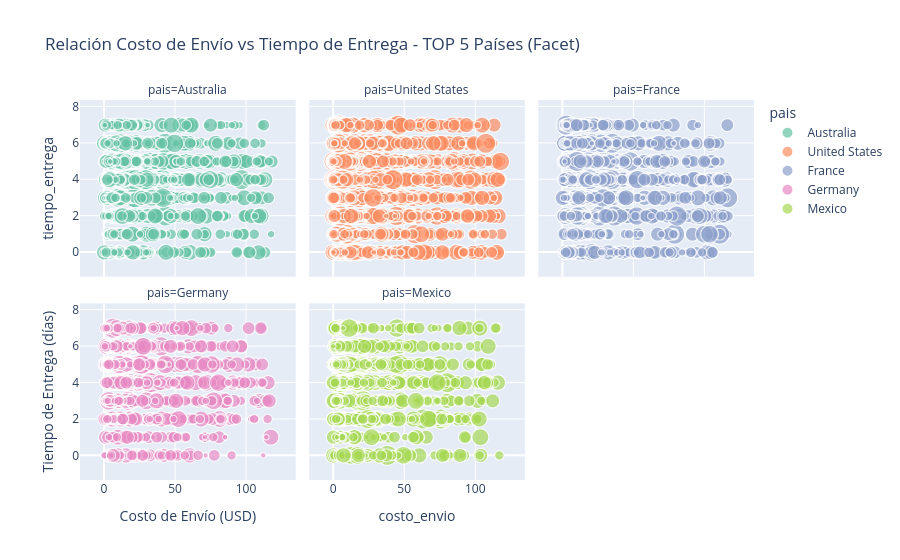

The cell this chart's notebook holds for it:
### Code cell
import plotly.express as px

# Filtrar top 5 países
top_paises = (
    df['pais']
    .value_counts()
    .nlargest(5)
    .index
)

df_top = df[df['pais'].isin(top_paises)].copy()

# Opcional: filtrar outliers extremos de costo_envio
df_top = df_top[df_top['costo_envio'] < df_top['costo_envio'].quantile(0.95)]

# Scatter facetado
fig = px.scatter(
    df_top,
    x='costo_envio',
    y='tiempo_entrega',
    color='pais',
    size='cantidad',  # Opcional
    hover_data=['metodo_envio', 'prioridad_envio'],
    facet_col='pais',
    facet_col_wrap=3,  # Máx 3 columnas, se ajusta a tu pantalla
    title='Relación Costo de Envío vs Tiempo de Entrega - TOP 5 Países (Facet)',
    color_discrete_sequence=px.colors.qualitative.Set2
)

fig.update_layout(
    xaxis_title='Costo de Envío (USD)',
    yaxis_title='Tiempo de Entrega (días)',
)

fig.show()

### Figure 1 — Plotly figure (JSON) as saved in the notebook; plotly's stock layout.template omitted (floating-point values rounded to 4 significant figures; data arrays with more than 128 entries replaced by an {"elided": "..."} marker saying what was removed)
{"data": [{"customdata": {"elided": "2646x2 str values"}, "hovertemplate": "pais=Australia<br>costo_envio=%{x}<br>tiempo_entrega=%{y}<br>cantidad=%{marker.size}<br>metodo_envio=%{customdata[0]}<br>prioridad_envio=%{customdata[1]}<extra></extra>", "legendgroup": "Australia", "marker": {"color": "rgb(102,194,165)", "size": {"elided": "2646 int values"}, "sizemode": "area", "sizeref": 0.035, "symbol": "circle"}, "mode": "markers", "name": "Australia", "showlegend": true, "type": "scattergl", "x": {"elided": "2646 float values"}, "xaxis": "x4", "y": {"elided": "2646 int values"}, "yaxis": "y4"}, {"customdata": {"elided": "9555x2 str values"}, "hovertemplate": "pais=United States<br>costo_envio=%{x}<br>tiempo_entrega=%{y}<br>cantidad=%{marker.size}<br>metodo_envio=%{customdata[0]}<br>prioridad_envio=%{customdata[1]}<extra></extra>", "legendgroup": "United States", "marker": {"color": "rgb(252,141,98)", "size": {"elided": "9555 int values"}, "sizemode": "area", "sizeref": 0.035, "symbol": "circle"}, "mode": "markers", "name": "United States", "showlegend": true, "type": "scattergl", "x": {"elided": "9555 float values"}, "xaxis": "x5", "y": {"elided": "9555 int values"}, "yaxis": "y5"}, {"customdata": {"elided": "2651x2 str values"}, "hovertemplate": "pais=France<br>costo_envio=%{x}<br>tiempo_entrega=%{y}<br>cantidad=%{marker.size}<br>metodo_envio=%{customdata[0]}<br>prioridad_envio=%{customdata[1]}<extra></extra>", "legendgroup": "France", "marker": {"color": "rgb(141,160,203)", "size": {"elided": "2651 int values"}, "sizemode": "area", "sizeref": 0.035, "symbol": "circle"}, "mode": "markers", "name": "France", "showlegend": true, "type": "scattergl", "x": {"elided": "2651 float values"}, "xaxis": "x6", "y": {"elided": "2651 int values"}, "yaxis": "y6"}, {"customdata": {"elided": "1973x2 str values"}, "hovertemplate": "pais=Germany<br>costo_envio=%{x}<br>tiempo_entrega=%{y}<br>cantidad=%{marker.size}<br>metodo_envio=%{customdata[0]}<br>prioridad_envio=%{customdata[1]}<extra></extra>", "legendgroup": "Germany", "marker": {"color": "rgb(231,138,195)", "size": {"elided": "1973 int values"}, "sizemode": "area", "sizeref": 0.035, "symbol": "circle"}, "mode": "markers", "name": "Germany", "showlegend": true, "type": "scattergl", "x": {"elided": "1973 float values"}, "xaxis": "x", "y": {"elided": "1973 int values"}, "yaxis": "y"}, {"customdata": {"elided": "2523x2 str values"}, "hovertemplate": "pais=Mexico<br>costo_envio=%{x}<br>tiempo_entrega=%{y}<br>cantidad=%{marker.size}<br>metodo_envio=%{customdata[0]}<br>prioridad_envio=%{customdata[1]}<extra></extra>", "legendgroup": "Mexico", "marker": {"color": "rgb(166,216,84)", "size": {"elided": "2523 int values"}, "sizemode": "area", "sizeref": 0.035, "symbol": "circle"}, "mode": "markers", "name": "Mexico", "showlegend": true, "type": "scattergl", "x": {"elided": "2523 float values"}, "xaxis": "x2", "y": {"elided": "2523 int values"}, "yaxis": "y2"}], "layout": {"annotations": [{"font": {}, "showarrow": false, "text": "pais=Germany", "x": 0.16, "xanchor": "center", "xref": "paper", "y": 0.465, "yanchor": "bottom", "yref": "paper"}, {"font": {}, "showarrow": false, "text": "pais=Mexico", "x": 0.5, "xanchor": "center", "xref": "paper", "y": 0.465, "yanchor": "bottom", "yref": "paper"}, {"font": {}, "showarrow": false, "text": "pais=Australia", "x": 0.16, "xanchor": "center", "xref": "paper", "y": 1.0, "yanchor": "bottom", "yref": "paper"}, {"font": {}, "showarrow": false, "text": "pais=United States", "x": 0.5, "xanchor": "center", "xref": "paper", "y": 1.0, "yanchor": "bottom", "yref": "paper"}, {"font": {}, "showarrow": false, "text": "pais=France", "x": 0.84, "xanchor": "center", "xref": "paper", "y": 1.0, "yanchor": "bottom", "yref": "paper"}], "legend": {"itemsizing": "constant", "title": {"text": "pais"}, "tracegroupgap": 0}, "title": {"text": "Relación Costo de Envío vs Tiempo de Entrega - TOP 5 Países (Facet)"}, "xaxis": {"anchor": "y", "domain": [0, 0.32], "title": {"text": "Costo de Envío (USD)"}}, "xaxis2": {"anchor": "y2", "domain": [0.34, 0.66], "matches": "x", "title": {"text": "costo_envio"}}, "xaxis3": {"anchor": "y3", "domain": [0.68, 1.0], "matches": "x", "title": {"text": "costo_envio"}}, "xaxis4": {"anchor": "y4", "domain": [0, 0.32], "matches": "x", "showticklabels": false}, "xaxis5": {"anchor": "y5", "domain": [0.34, 0.66], "matches": "x", "showticklabels": false}, "xaxis6": {"anchor": "y6", "domain": [0.68, 1.0], "matches": "x", "showticklabels": false}, "yaxis": {"anchor": "x", "domain": [0, 0.465], "title": {"text": "Tiempo de Entrega (días)"}}, "yaxis2": {"anchor": "x2", "domain": [0, 0.465], "matches": "y", "showticklabels": false}, "yaxis3": {"anchor": "x3", "domain": [0, 0.465], "matches": "y", "showticklabels": false}, "yaxis4": {"anchor": "x4", "domain": [0.535, 1.0], "matches": "y", "title": {"text": "tiempo_entrega"}}, "yaxis5": {"anchor": "x5", "domain": [0.535, 1.0], "matches": "y", "showticklabels": false}, "yaxis6": {"anchor": "x6", "domain": [0.535, 1.0], "matches": "y", "showticklabels": false}}}
